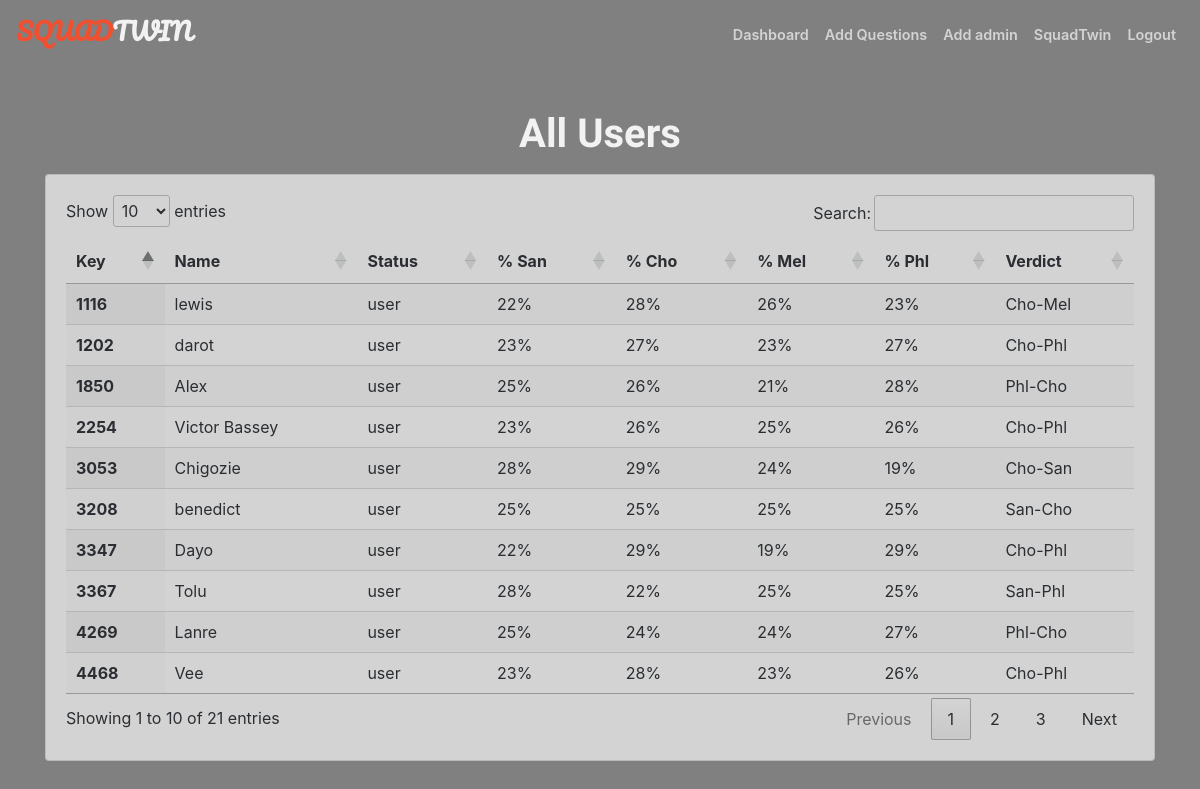
The app's page /dashboard (signed in) with its own data.
### tables this page shows
CREATE TABLE "users" (
	"id"	INTEGER NOT NULL PRIMARY KEY AUTOINCREMENT UNIQUE,
	"alias"	TEXT,
	"key"	TEXT,
	"san"	NUMERIC DEFAULT 0,
	"cho"	INTEGER DEFAULT 0,
	"phl"	INTEGER DEFAULT 0,
	"mel"	INTEGER DEFAULT 0,
	"answers"	TEXT,
	"verdict"	TEXT,
	"status"	TEXT DEFAULT 'user',
	"hash"	TEXT DEFAULT 'none',
	"image"	TEXT
);

### application.py (the view)
@app.route("/dashboard", methods=["GET", "POST"])
@login_required
def dashboard():
    all_data = db.execute("SELECT * FROM users WHERE NOT key = 5454")
    if (len(all_data) == 0):
        return render_template("empty.html", message="No data to display")
    for i in range(len(all_data)):
        try:
            del all_data[i]["hash"]
        except KeyError:
            print("Key 'testing' not found")
    return render_template("admin.html", data=all_data)

### application.py (called while the page is built)
@app.after_request
def after_request(response):
    response.headers["Cache-Control"] = "no-cache, no-store, must-revalidate"
    response.headers["Expires"] = 50
    response.headers["Pragma"] = "no-cache"
    return response

### helpers.py (called while the page is built)
def login_required(f):
    @wraps(f)
    def decorated_function(*args, **kwargs):
        if session.get("user_id") is None:
            return redirect("/admin")
        return f(*args, **kwargs)
    return decorated_function

### templates/admin.html (shortened to what this page needs)
{% extends "layout.html" %} {% block title %} Admin Panel {% endblock %} {%
block main %}
<h1 class="mb-3">All Users</h1>
<div class="container">
  <section class="card">
    <div class="card-body">
      <table class="display" id="table_id">
        <thead>
          <tr>
            <th scope="col" class="table-title">Key</th>
            <th scope="col" class="table-title">Name</th>
            <th scope="col" class="table-title">Status</th>
            <th scope="col" class="table-title">% San</th>
            <th scope="col" class="table-title">% Cho</th>
            <th scope="col" class="table-title">% Mel</th>
            <th scope="col" class="table-title">% Phl</th>
            <th scope="col" class="table-title">Verdict</th>
          </tr>
        </thead>
        <tbody>
          {% for info in data %}
          <tr>
            <th scope="row">{{ info.key }}</th>
            <td>{{ info.alias }}</td>
            <td>{{ info.status }}</td>
            <td>{{ info.san }}%</td>
            <td>{{ info.cho }}%</td>
            <td>{{ info.mel }}%</td>
            <td>{{ info.phl }}%</td>
            <td>{{ info.verdict }}</td>
          </tr>
          {% endfor %}
        </tbody>
      </table>
    </div>
  </section>
</div>
{% endblock %}

### static/styles.css (style rules this page uses)
body { background-image: url("https://cdn.pixabay.com/photo/2016/11/30/12/16/question-mark-1872665_1280.jpg"); background-color: grey; opacity: 0.9; background-size: cover; }
.mb-3 { text-align: center; color: #fff; font-weight: bolder; }
.card { background-color: #ddd; }
.card-body { overflow-x: auto; }
h1 { font-family: "Satisfy", "cursive"; font-size: 2.5em; }
h1, h2, p { text-align: center; display: block; width: auto; margin: 1%; color: #fff; }

### records on screen
users: key "3347", alias "Dayo", status "user", san "22", cho "29", mel "19", phl "29", verdict "Cho-Phl"
users: key "1202", alias "darot", status "user", san "23", cho "27", mel "23", phl "27", verdict "Cho-Phl"
users: key "3367", alias "Tolu", status "user", san "28", cho "22", mel "25", phl "25", verdict "San-Phl"
users: key "4468", alias "Vee", status "user", san "23", cho "28", mel "23", phl "26", verdict "Cho-Phl"
users: key "3053", alias "Chigozie", status "user", san "28", cho "29", mel "24", phl "19", verdict "Cho-San"
users: key "4269", alias "Lanre", status "user", san "25", cho "24", mel "24", phl "27", verdict "Phl-Cho"
users: key "3208", alias "benedict", status "user", san "25", cho "25", mel "25", phl "25", verdict "San-Cho"
users: key "1850", alias "Alex", status "user", san "25", cho "26", mel "21", phl "28", verdict "Phl-Cho"
users: key "2254", alias "Victor Bassey", status "user", san "23", cho "26", mel "25", phl "26", verdict "Cho-Phl"
users: key "1116", alias "lewis", status "user", san "22", cho "28", mel "26", phl "23", verdict "Cho-Mel"
